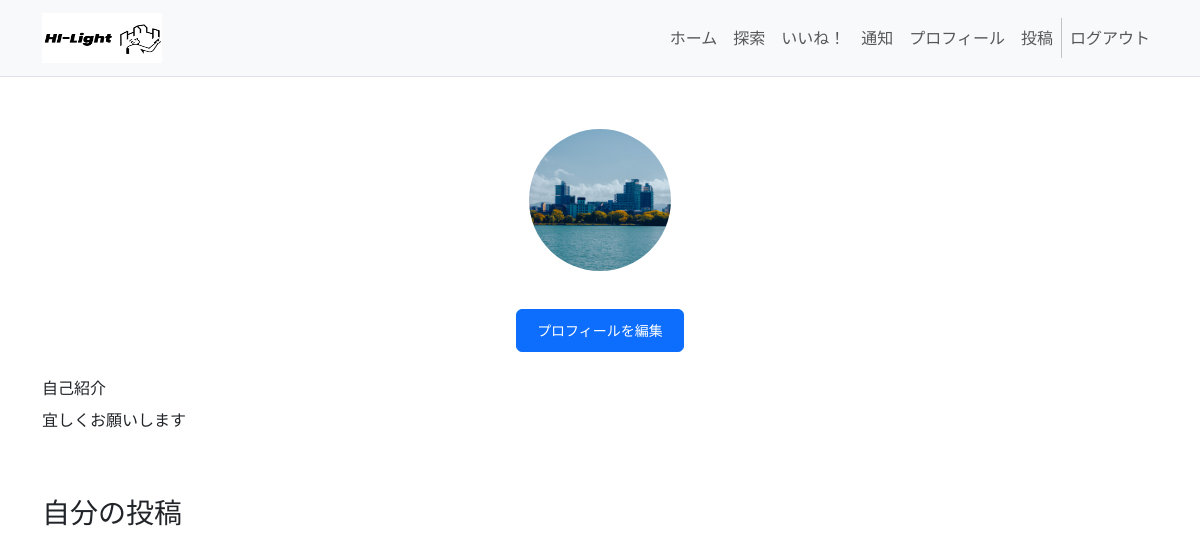
Page /profile/ (signed in) on the committed database.
### accounts/models.py (models this page shows)
class CustomUser(AbstractUser):
    icon = models.ImageField(upload_to='icons/', null=True, blank=True)
    introduction = models.TextField(null=True, blank=True)

### hi_light/views.py (the view)
# urls.py: path('profile/', views.ProfileView.as_view(), name='profile'),
class ProfileView(ListView):
    template_name = 'profile.html'
    context_object_name = 'profiles'
    model = PhotoPost
    def get_queryset(self):
        return PhotoPost.objects.filter(user=self.request.user).order_by('-posted_at')
    def get_context_data(self, **kwargs):
        context = super().get_context_data(**kwargs)
        user = self.request.user  # ユーザー情報を取得
        latest_photos = PhotoPost.objects.filter(user=self.request.user).order_by('-posted_at')
        context['profile'] = user  # ユーザー情報をテンプレートに渡す
        context['photos'] = latest_photos  # ユーザーの最新投稿を渡す
        return context

### hi_light/templates/profile.html (shortened to what this page needs)
{% load static %}
<!DOCTYPE html>
<html lang="ja">
<head>
    <link href="https://cdn.jsdelivr.net/npm/bootstrap@5.3.0-alpha1/dist/css/bootstrap.min.css" rel="stylesheet">
</head>
<body>
    {% include 'header.html' %}
    <div class="container mt-5">
        <form method="POST" enctype="multipart/form-data">
            <div class="row">
                <div class="col-12 text-center">
                    <div class="profile-icon-container">
                        {% if profile and profile.icon %}
                        <img src="{{ profile.icon.url }}" alt="プロフィール画像" class="profile-icon">
                        {% else %}
                        <img src="{% static 'default_icon.png' %}" class="profile-icon" alt="デフォルトアイコン">
                        {% endif %}
                        <br>
                        <br>
                        <a href="{% url 'hi_light:profile_edit' %}" class="btn btn-primary"
                            id="change-icon-btn">プロフィールを編集</a>
                        </div>
                </div>
                <div class="col-12 mt-4">
                    <div class="mb-3">
                        <label for="id_introduction" class="form-label">自己紹介</label>
                        <p>
                            {% if profile and profile.introduction %}
                            {{ profile.introduction }}
                            {% else %}
                            自己紹介がまだ設定されていません。
                            {% endif %}
                        </p>
                    </div>
                </div>
                <div class="container mt-5">
                    <h3>自分の投稿</h3>
                </div>
</body>
</html>

### hi_light/templates/profile.html (style rules this page uses)
body { background-color: #fafafa; }
.profile-icon-container { text-align: center; }
.profile-icon { width: 150px; height: 150px; border-radius: 50%; object-fit: cover; border: 4px solid #fff; }
#change-icon-btn { margin-top: 10px; padding: 10px 20px; font-size: 14px; }

### rows in the picture
CustomUser: icon (picture), introduction "宜しくお願いします"
